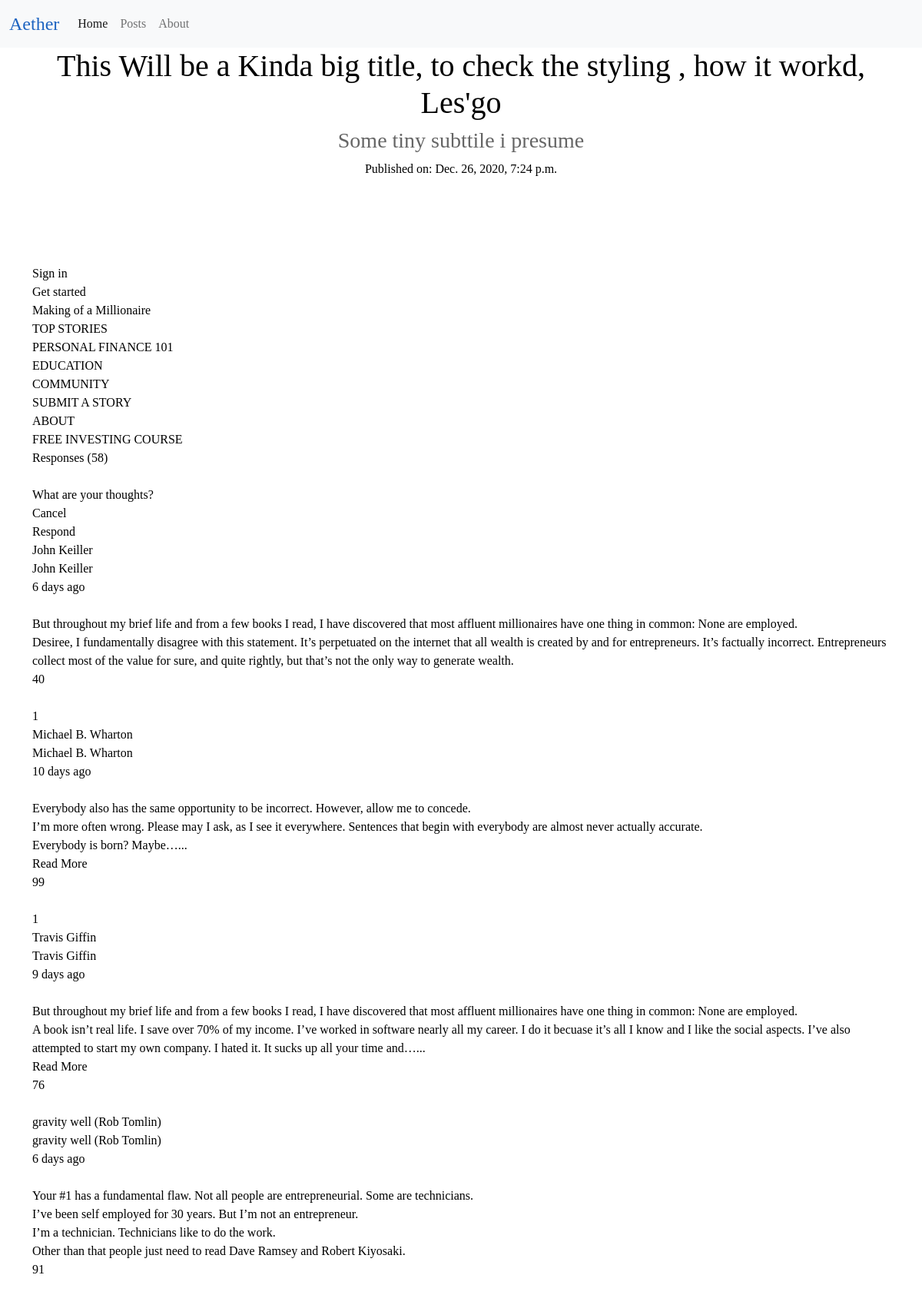
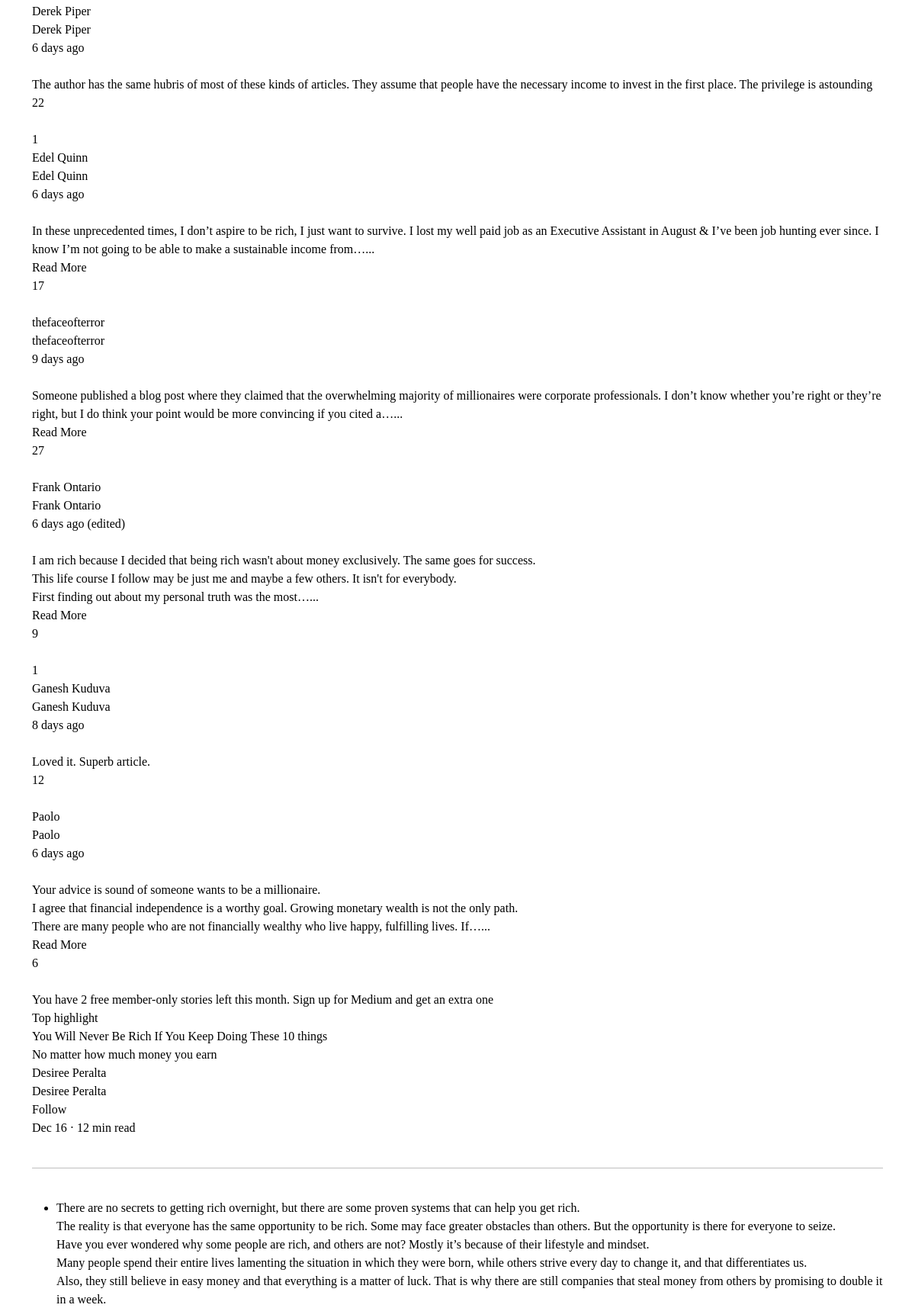
Page /posts/test1 (upper part) on the committed database (2 pictures, top to bottom).
### main/models.py (models this page shows, shortened)
class BlogPost(models.Model):
    title = models.CharField(max_length=120, null=True, blank=False)
    subtitle = models.CharField(max_length=180, null=True, blank=False)
    slug = models.CharField(max_length=240, null=True, blank=False)
    photo = models.ImageField(default='default.png',blank=True,upload_to=datetime.now().strftime('django-summernote/%Y-%m'))
    body = models.TextField()
    created_at = models.DateTimeField(auto_now_add=True, null=False)
    updated_at = models.DateTimeField(auto_now=True, null=False)
    class Meta:
        ordering = ['created_at']

### main/views.py (the view)
# urls.py: path('posts/<str:slug>', read_article,name="read_article"),
def read_article(request, slug):
    obj = get_object_or_404(BlogPost, slug=slug)
    template_name = 'read_article.html'
    context = {'object': obj}
    post = get_object_or_404(BlogPost, slug=slug)
    comments = post.comments.filter(active=True)
    new_comment = None
    if request.method == 'POST':
        comment_form = CommentForm(data=request.POST)
        if comment_form.is_valid():
            new_comment = comment_form.save(commit=False)
            new_comment.post = post
            new_comment.save()
            return render(request, template_name, {'object':context['object'],
                                            'post': post,
                                           'comments': comments,
                                           'new_comment': new_comment,
                                           'comment_form': comment_form})
    else:
        comment_form = CommentForm()
    return render(request, template_name, {'object':context['object'],
                                            'post': post,
                                           'comments': comments,
                                           'new_comment': new_comment,
                                           'comment_form': comment_form})

### templates/read_article.html (shortened to what this page needs)
{% extends "base.html" %}
    {% load static %}
{% block page_content %}
    <div class="container">
        <div >
            <h1 >{{object.title}}</h1>
            <h3 >{{object.subtitle}}</h3>
            <p>Published on: {{object.created_at}}</p>
            <p class="lead ">{{object.body | safe }}</p>
        </div>
    </div>
  <link rel="stylesheet" type="text/css" href="{% static 'css/reader.css' %}">
{% endblock %}

### static/css/reader.css (style rules this page uses)
.container { text-align: center; }
h1 { font-style:bold; }
h3 { font-weight: 100; opacity: 0.6; }
.lead { padding-top: 2em; }

### static/css/base.css (style rules this page uses)
body { font-family: 'Playfair Display', serif; text-rendering:optimizeLegility; -webkit-font-smoothing:antialiased; color:rgba(0,0,0,10); background-color:rgba(255,255,255,,100); }

### rows in the picture
BlogPost: title "This Will be a Kinda big title, to check the styling , how it workd, Les'go", subtitle "Some tiny subttile i presume", created_at "Dec. 26, 2020, 7:24 p.m.", body "Sign in Get started Making of a Millionaire TOP STORIES PERSONAL FINANCE 101 EDUCATION COMMUNITY SUBMIT A STORY ABOUT FREE INVESTING COURSE Responses (58) What are your thoughts? Cancel Respond John Keiller John Keiller 6 days ago But throughout my brief life and from a few books I read, I have discovered that most affluent millionaires have one thing in common: None are employed. Desiree, I fundamentally disagree with this statement. It’s perpetuated on the internet that all wealth is created by and for entrepreneurs. It’s factually incorrect. Entrepreneurs collect most of the value for sure, and quite rightly, but that’s not the only way to generate wealth. 40 1 Michael B. Wharton Michael…"
